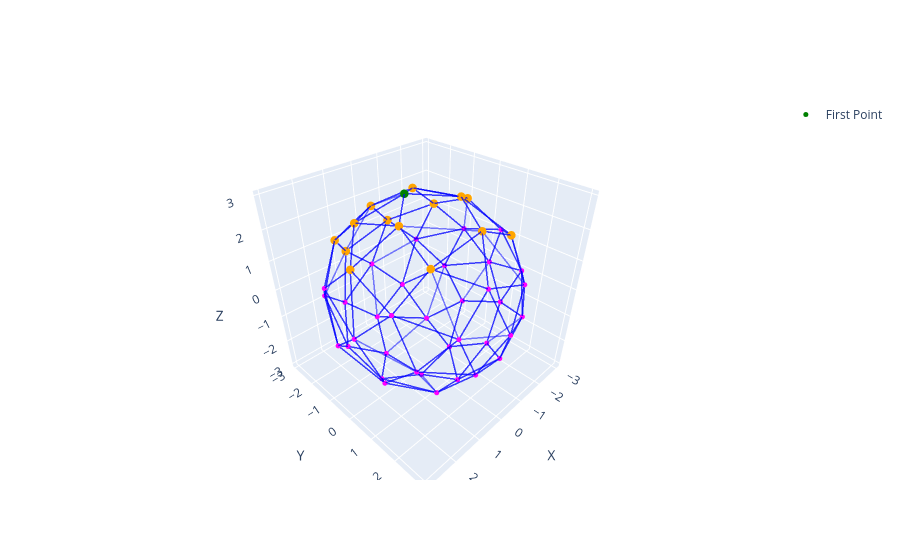

Notebook code for this chart:
### Code cell
fig.add_trace(go.Scatter3d(x=[points[0, 0]], y=[points[0, 1]], z=[points[0, 2]], mode='markers',
                            marker=dict(color='green', size=5), name='First Point'))

for neighbor_index in k_near_neighbors[0]:
    neighbor_point = points[neighbor_index]
    fig.add_trace(go.Scatter3d(x=[neighbor_point[0]],
                                y=[neighbor_point[1]],
                                z=[neighbor_point[2]],
                                mode='markers',
                                marker=dict(color='orange', size=5),
                                showlegend=False))

fig.show()
